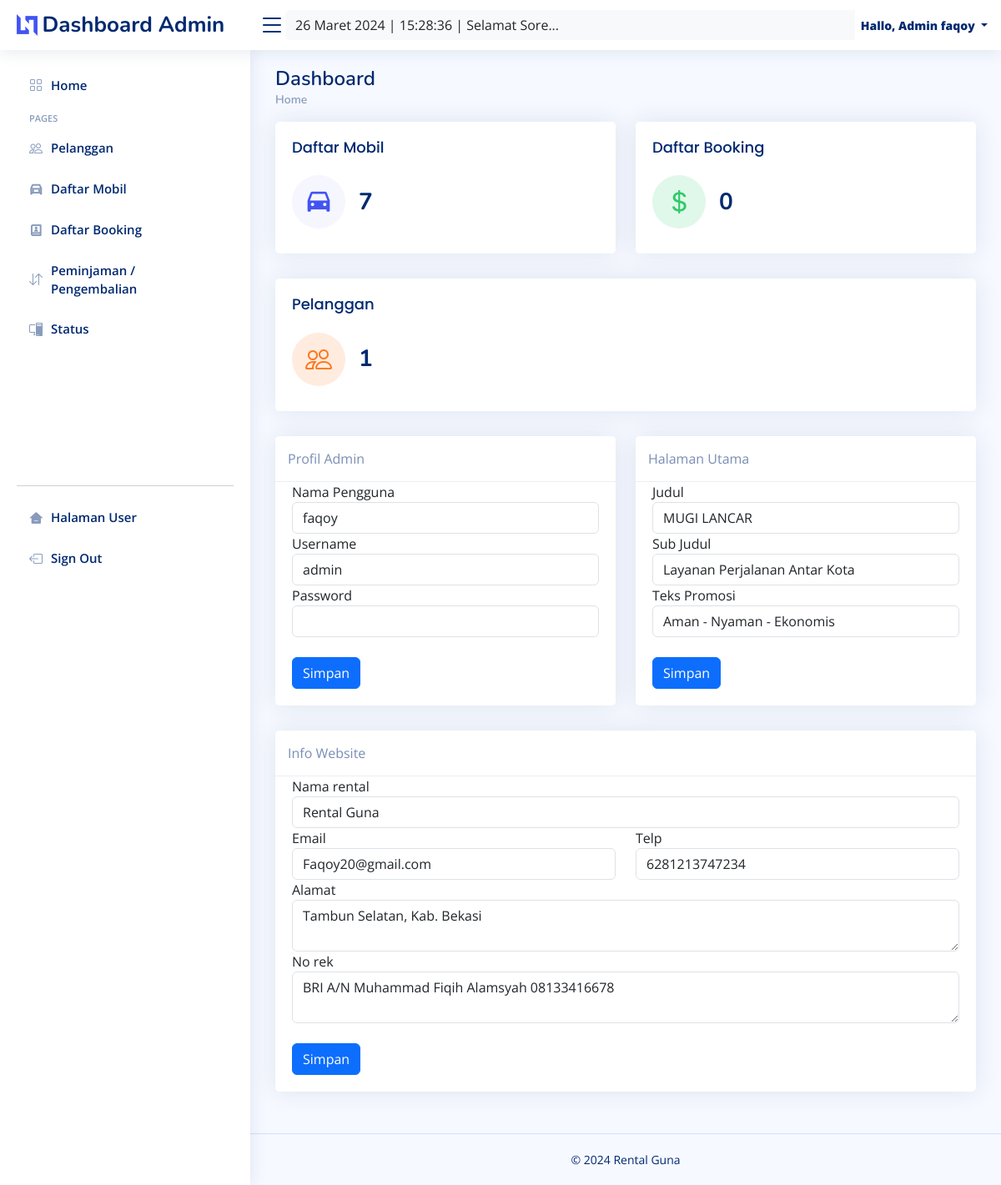
The app's page /admin/index.php (signed in), older data.
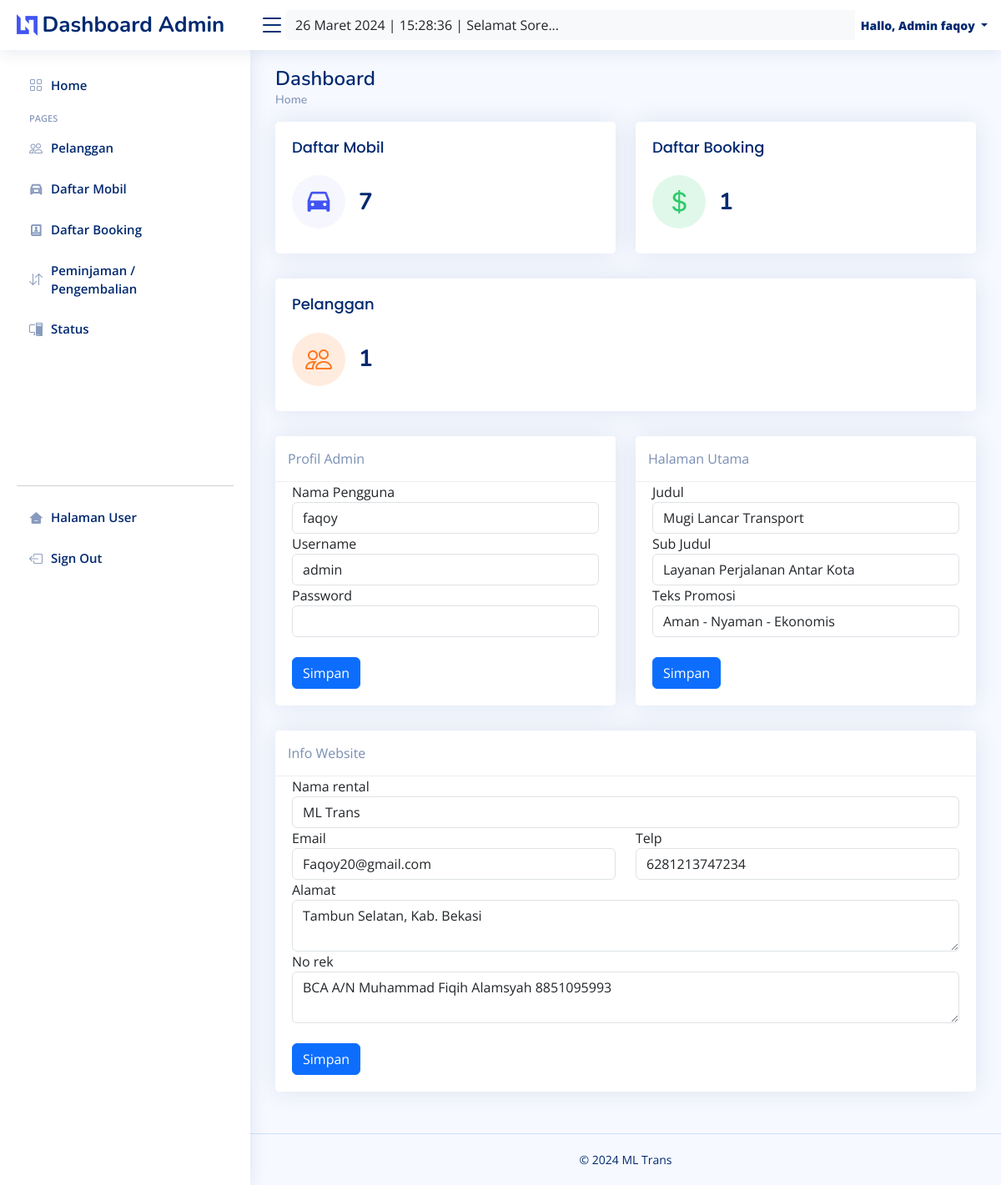
The same page, newer data.
### tables this page shows
CREATE TABLE `landingpage` (
  `id` int(11) NOT NULL,
  `title` varchar(255) NOT NULL,
  `subtitle` varchar(255) NOT NULL,
  `prom` varchar(255) NOT NULL
);

CREATE TABLE `infoweb` (
  `id` int(11) NOT NULL,
  `nama_rental` varchar(255) DEFAULT NULL,
  `telp` varchar(15) DEFAULT NULL,
  `alamat` text DEFAULT NULL,
  `email` varchar(255) DEFAULT NULL,
  `no_rek` text DEFAULT NULL,
  `updated_at` timestamp NOT NULL DEFAULT current_timestamp()
);

### koneksi/koneksi.php (called while the page is built, shortened)
<?php
$user = 'root';
$pass = '';
$koneksi = new PDO("mysql:host=localhost;dbname=rental_mobil", $user, $pass);
$sql_web = "SELECT * FROM infoweb WHERE id = 1";
$row_web = $koneksi->prepare($sql_web);
$row_web->execute();
$info_web = $row_web->fetch(PDO::FETCH_OBJ);

### admin/index.php (the view, shortened to what the changed rows need)
<?php
require '../koneksi/koneksi.php';
include 'header.php';
?>
<main id="main" class="main">
    <div class="pagetitle">
        <h1>Dashboard</h1>
    </div>
    <section class="section dashboard">
        <div class="row">
            <div class="col-lg-12">
                <div class="row">
                    <div class="col-xxl-4 col-md-6">
                        <div class="card info-card revenue-card">
                            <div class="card-body">
                                <div class="d-flex align-items-center">
                                    <div class="ps-3">
                                        <?php $sql = mysqli_query($con, "SELECT count(1) FROM booking"); ?>
                                        <?php $row =  mysqli_fetch_array($sql) ?>
                                        <?php $total =  $row[0] ?>
                                        <h6><?= $total ?></h6>
                                    </div>
                                </div>
                            </div>
                        </div>
                    </div>
                </div>
            </div>
        </div>
    </section>
    <section class="section dashboard">
        <div class="row">
            <div class="container">
                <div class="row">
                    <div class="col-sm-6">
                        <div class="card">
                            <div class="card-body">
                                <form action="" method="post">
                                    <?php
                                    $sql = "SELECT * FROM landingpage WHERE id = 1";
                                    $row = $koneksi->prepare($sql);
                                    $row->execute();
                                    $edit = $row->fetch(PDO::FETCH_OBJ);
                                    ?>
                                    <div class="form-group">
                                        <label for="">Judul</label>
                                        <input type="text" class="form-control" value="<?= $edit->title; ?>" name="title" id="nama_pengguna" />
                                    </div>
                                    <div class="form-group">
                                        <label for="">Sub Judul</label>
                                        <input type="text" class="form-control" value="<?= $edit->subtitle; ?>" name="subtitle" id="username" />
                                    </div>
                                    <div class="form-group">
                                        <label for="">Teks Promosi</label>
                                        <input type="text" class="form-control" value="<?= $edit->prom; ?>" name="prom" id="password" />
                                    </div><br>
                                </form>
                            </div>
                        </div>
                    </div>
                    <div class="col-sm-12">
                        <div class="card">
                            <div class="card-body">
                                <form action="" method="post">
                                    <?php
                                    $sql = "SELECT * FROM infoweb WHERE id = 1";
                                    $row = $koneksi->prepare($sql);
                                    $row->execute();
                                    $edit = $row->fetch(PDO::FETCH_OBJ);
                                    ?>
                                    <div class="form-group">
                                        <label for="">Nama rental</label>
                                        <input type="text" class="form-control" value="<?= $edit->nama_rental; ?>" name="nama_rental" id="nama_rental" placeholder="" />
                                    </div>
                                    <div class="row">
                                        <div class="col-sm-6">
                                            <div class="form-group">
                                                <label for="">Email</label>
                                                <input type="text" class="form-control" value="<?= $edit->email; ?>" name="email" id="email" placeholder="" />
                                            </div>
                                        </div>
                                        <div class="col-sm-6">
                                            <div class="form-group">
                                                <label for="">Telp</label>
                                                <input type="text" class="form-control" value="<?= $edit->telp; ?>" name="telp" id="telp" placeholder="" />
                                            </div>
                                        </div>
                                    </div>
                                    <div class="form-group">
                                        <label for="">Alamat</label>
                                        <textarea class="form-control" name="alamat" id="alamat" placeholder=""><?= $edit->alamat; ?></textarea>
                                    </div>
                                    <div class="form-group">
                                        <label for="">No rek</label>
                                        <textarea class="form-control" name="no_rek" id="no_rek" placeholder=""><?= $edit->no_rek; ?></textarea>
                                    </div><br>
                                </form>
                            </div>
                        </div>
                    </div>
                </div>
            </div>
        </div>
    </section>
</main>
<?php include 'footer.php'; ?>

### admin/footer.php (shortened to what the changed rows need)
<footer id="footer" class="footer">
  <div class="copyright">
    &copy; <?= date('Y'); ?> <?= $info_web->nama_rental; ?>
  </div>
</footer>
</body>
</html>

Row changes from the older to the newer data that the page shows:
changed landingpage "Layanan Perjalanan Antar Kota": title "MUGI LANCAR" → "Mugi Lancar Transport"
changed infoweb "Faqoy20@gmail.com": nama_rental "Rental Guna" → "ML Trans"; no_rek "BRI A/N Muhammad Fiqih Alamsyah 08133416678" → "BCA A/N Muhammad Fiqih Alamsyah 8851095993"
Text that changed along with them:
$total: "0" → "1"
